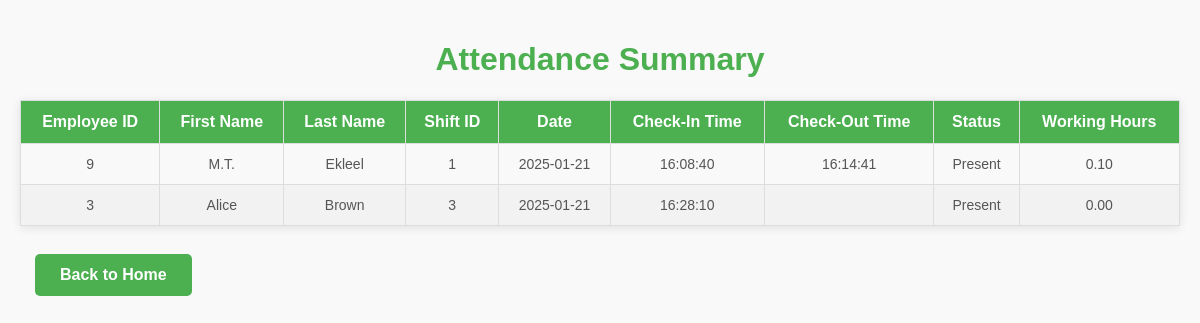
The app's page /attendance_summary.php with its own data.
### tables this page shows
CREATE TABLE `Attendance` (
  `EmployeeID` int(11) NOT NULL,
  `ShiftID` int(11) DEFAULT NULL,
  `Datetime` date NOT NULL,
  `CheckInTime` time NOT NULL,
  `CheckOutTime` time DEFAULT NULL,
  `Status` varchar(10) NOT NULL,
  `WorkingHours` decimal(5,2) NOT NULL,
  PRIMARY KEY (`EmployeeID`,`Datetime`),
  KEY `ShiftID` (`ShiftID`),
  CONSTRAINT `Attendance_ibfk_1` FOREIGN KEY (`EmployeeID`) REFERENCES `Employee` (`EmployeeID`),
  CONSTRAINT `Attendance_ibfk_2` FOREIGN KEY (`ShiftID`) REFERENCES `Shift` (`ShiftID`)
);

CREATE TABLE `Employee` (
  `EmployeeID` int(11) NOT NULL AUTO_INCREMENT,
  `FirstName` varchar(50) NOT NULL,
  `LastName` varchar(50) NOT NULL,
  `Email` varchar(100) NOT NULL,
  `PhoneNumber` varchar(15) DEFAULT NULL,
  `DateOfBirth` date NOT NULL,
  `HireDate` date NOT NULL,
  `Position` varchar(50) NOT NULL,
  `Salary` decimal(10,2) NOT NULL,
  `DepartmentID` int(11) NOT NULL,
  `ShiftID` int(11) NOT NULL,
  PRIMARY KEY (`EmployeeID`),
  UNIQUE KEY `Email` (`Email`)
);

### attendance_summary.php (the view, shortened to what this page needs)
<?php
$servername = "localhost";
$username = "admin";
$password = "2002";
$database = "empDB";
$conn = new mysqli($servername, $username, $password, $database);
$query = "
    SELECT
        A.EmployeeID,
        E.FirstName,
        E.LastName,
        A.ShiftID,
        A.Datetime,
        A.CheckInTime,
        A.CheckOutTime,
        A.Status,
        A.WorkingHours
    FROM Attendance A
    JOIN Employee E ON A.EmployeeID = E.EmployeeID
    ORDER BY A.CheckOutTime DESC
";
$result = $conn->query($query);
?>
<!DOCTYPE html>
<html lang="en">
<head>
    <link rel="stylesheet" href="styles.css">
</head>
<body>
    <h1>Attendance Summary</h1>
    <table class="styled-table">
        <thead>
            <tr>
                <th>Employee ID</th>
                <th>First Name</th>
                <th>Last Name</th>
                <th>Shift ID</th>
                <th>Date</th>
                <th>Check-In Time</th>
                <th>Check-Out Time</th>
                <th>Status</th>
                <th>Working Hours</th>
            </tr>
        </thead>
        <tbody>
            <?php while ($row = $result->fetch_assoc()): ?>
                <tr>
                    <td><?php echo $row['EmployeeID']; ?></td>
                    <td><?php echo $row['FirstName']; ?></td>
                    <td><?php echo $row['LastName']; ?></td>
                    <td><?php echo $row['ShiftID']; ?></td>
                    <td><?php echo $row['Datetime']; ?></td>
                    <td><?php echo $row['CheckInTime']; ?></td>
                    <td><?php echo $row['CheckOutTime']; ?></td>
                    <td><?php echo $row['Status']; ?></td>
                    <td><?php echo $row['WorkingHours']; ?></td>
                </tr>
            <?php endwhile; ?>
        </tbody>
    </table>
    <br><a href='index.php' class='button'>Back to Home</a></div></body>
</body>
</html>

### styles.css (style rules this page uses)
body { font-family: 'Arial', sans-serif; margin: 10px; padding: 10px; background-color: #f9f9f9; color: #333; }
h1 { text-align: center; color: #4CAF50; }
.button { align-self: auto; display: inline-flex; background-color: #4CAF50; color: white; padding: 12px 25px; text-align: center; font-size: 16px; border: none; border-radius: 5px; text-decoration: none; cursor: pointer; margin: 10px 15px; transition: background-color 0.3s ease; }
table { width: 100%; margin-top: 20px auto; border-collapse: collapse; box-shadow: 0 2px 10px rgba(0, 0, 0, 0.1); }
table th, table td { padding: 12px; text-align: center; border: 1px solid #ddd; font-size: 16px; }
table th { background-color: #4CAF50; color: white; font-weight: bold; }
table tr:nth-child(even) { background-color: #f2f2f2; }
table td { font-size: 14px; color: #555; }
a { text-decoration: none; color: #4CAF50; font-weight: bold; }

### records on screen
attendance: EmployeeID "9", EmployeeID.FirstName "M.T.", EmployeeID.LastName "Ekleel", ShiftID "1", Datetime "2025-01-21", CheckInTime "16:08:40", CheckOutTime "16:14:41", Status "Present", WorkingHours "0.10"
attendance: EmployeeID "3", EmployeeID.FirstName "Alice", EmployeeID.LastName "Brown", ShiftID "3", Datetime "2025-01-21", CheckInTime "16:28:10", Status "Present", WorkingHours "0.00"
